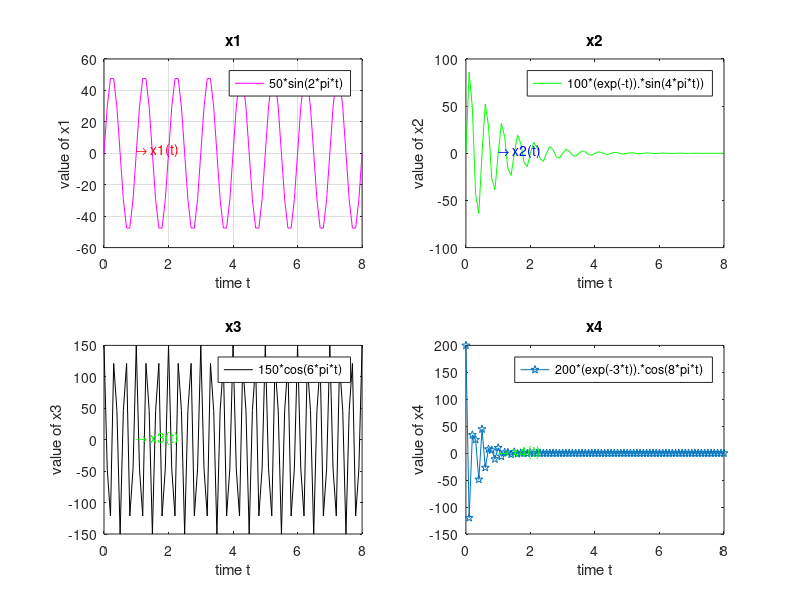

MATLAB code for this plot:
t=0:0.1:8;
x1=50*sin(2*pi*t);
x2=100*(exp(-t)).*sin(4*pi*t);
x3=150*cos(6*pi*t);
x4=200*(exp(-3*t)).*cos(8*pi*t);

subplot(2,2,1);
plot(t,x1,'m-');
title('x1');
xlabel('time t');
ylabel('value of x1');
legend('50*sin(2*pi*t)');
text(1,2,'\rightarrow x1(t)','color','r');
grid;
subplot(2,2,2);
plot(t,x2,'g-');
title('x2');
xlabel('time t');
ylabel('value of x2');
legend('100*(exp(-t)).*sin(4*pi*t))');
text(1,2,'\rightarrow x2(t)','color','b');

subplot(2,2,3);
plot(t,x3,'k-');
title('x3');
xlabel('time t');
ylabel('value of x3');
legend('150*cos(6*pi*t)');
text(1,2,'\rightarrow x3(t)','color','g');


subplot(2,2,4);
plot(t,x4,'p-');
title('x4');
xlabel('time t');
ylabel('value of x4');
legend('200*(exp(-3*t)).*cos(8*pi*t)');
text(1,2,'\rightarrow x4(t)','color','g');

